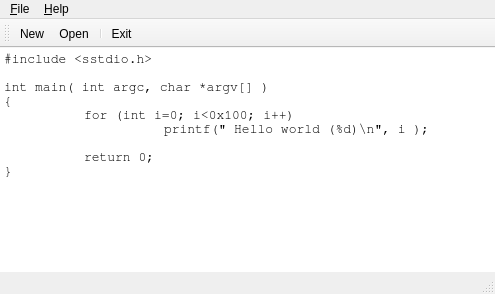
<ui version="4.0" >
 <class>MainWindow3</class>
 <widget class="QMainWindow" name="MainWindow3" >
  <property name="geometry" >
   <rect>
    <x>0</x>
    <y>0</y>
    <width>495</width>
    <height>294</height>
   </rect>
  </property>
  <property name="windowTitle" >
   <string>MainWindow</string>
  </property>
  <widget class="QWidget" name="centralwidget" >
   <layout class="QGridLayout" >
    <property name="margin" >
     <number>0</number>
    </property>
    <property name="spacing" >
     <number>0</number>
    </property>
    <item row="0" column="0" >
     <widget class="QTextEdit" name="textEdit" >
      <property name="font" >
       <font>
        <family>FreeMono</family>
        <pointsize>10</pointsize>
        <weight>50</weight>
        <italic>false</italic>
        <bold>false</bold>
        <underline>false</underline>
        <strikeout>false</strikeout>
       </font>
      </property>
      <property name="frameShape" >
       <enum>QFrame::NoFrame</enum>
      </property>
      <property name="lineWidth" >
       <number>0</number>
      </property>
      <property name="lineWrapMode" >
       <enum>QTextEdit::NoWrap</enum>
      </property>
      <property name="html" >
       <string>&lt;html>&lt;head>&lt;meta name="qrichtext" content="1" />&lt;style type="text/css">
p, li { white-space: pre-wrap; }
&lt;/style>&lt;/head>&lt;body style=" font-family:'FreeMono'; font-size:10pt; font-weight:400; font-style:normal; text-decoration:none;">
&lt;p style=" margin-top:0px; margin-bottom:0px; margin-left:0px; margin-right:0px; -qt-block-indent:0; text-indent:0px;">#include &amp;lt;sstdio.h&amp;gt;&lt;/p>
&lt;p style="-qt-paragraph-type:empty; margin-top:0px; margin-bottom:0px; margin-left:0px; margin-right:0px; -qt-block-indent:0; text-indent:0px;">&lt;/p>
&lt;p style=" margin-top:0px; margin-bottom:0px; margin-left:0px; margin-right:0px; -qt-block-indent:0; text-indent:0px;">int main( int argc, char *argv[] )&lt;/p>
&lt;p style=" margin-top:0px; margin-bottom:0px; margin-left:0px; margin-right:0px; -qt-block-indent:0; text-indent:0px;">{&lt;/p>
&lt;p style=" margin-top:0px; margin-bottom:0px; margin-left:0px; margin-right:0px; -qt-block-indent:0; text-indent:0px;">	for (int i=0; i&amp;lt;0x100; i++)&lt;/p>
&lt;p style=" margin-top:0px; margin-bottom:0px; margin-left:0px; margin-right:0px; -qt-block-indent:0; text-indent:0px;">		printf(" Hello world (%d)\n", i );&lt;/p>
&lt;p style=" margin-top:0px; margin-bottom:0px; margin-left:0px; margin-right:0px; -qt-block-indent:0; text-indent:0px;">	&lt;/p>
&lt;p style=" margin-top:0px; margin-bottom:0px; margin-left:0px; margin-right:0px; -qt-block-indent:0; text-indent:0px;">	return 0;&lt;/p>
&lt;p style=" margin-top:0px; margin-bottom:0px; margin-left:0px; margin-right:0px; -qt-block-indent:0; text-indent:0px;">}&lt;/p>&lt;/body>&lt;/html></string>
      </property>
      <property name="acceptRichText" >
       <bool>false</bool>
      </property>
     </widget>
    </item>
   </layout>
  </widget>
  <widget class="QMenuBar" name="menubar" >
   <property name="geometry" >
    <rect>
     <x>0</x>
     <y>0</y>
     <width>495</width>
     <height>27</height>
    </rect>
   </property>
   <widget class="QMenu" name="menu_Help" >
    <property name="title" >
     <string>&amp;Help</string>
    </property>
    <addaction name="action_About" />
    <addaction name="actionAbout_Qt" />
   </widget>
   <widget class="QMenu" name="menu_File" >
    <property name="title" >
     <string>&amp;File</string>
    </property>
    <addaction name="action_New" />
    <addaction name="action_Open" />
    <addaction name="separator" />
    <addaction name="actionE_xit" />
   </widget>
   <addaction name="menu_File" />
   <addaction name="menu_Help" />
  </widget>
  <widget class="QStatusBar" name="statusbar" />
  <widget class="QToolBar" name="toolBar" >
   <property name="orientation" >
    <enum>Qt::Horizontal</enum>
   </property>
   <attribute name="toolBarArea" >
    <number>4</number>
   </attribute>
   <addaction name="action_New" />
   <addaction name="action_Open" />
   <addaction name="separator" />
   <addaction name="actionE_xit" />
  </widget>
  <action name="action_About" >
   <property name="text" >
    <string>&amp;About</string>
   </property>
  </action>
  <action name="actionAbout_Qt" >
   <property name="text" >
    <string>About &amp;Qt</string>
   </property>
  </action>
  <action name="action_New" >
   <property name="text" >
    <string>&amp;New</string>
   </property>
   <property name="shortcut" >
    <string>Ctrl+N</string>
   </property>
  </action>
  <action name="action_Open" >
   <property name="text" >
    <string>&amp;Open...</string>
   </property>
   <property name="shortcut" >
    <string>Ctrl+O</string>
   </property>
  </action>
  <action name="actionE_xit" >
   <property name="text" >
    <string>E&amp;xit</string>
   </property>
  </action>
 </widget>
 <layoutdefault spacing="1" margin="1" />
 <resources/>
 <connections/>
</ui>
